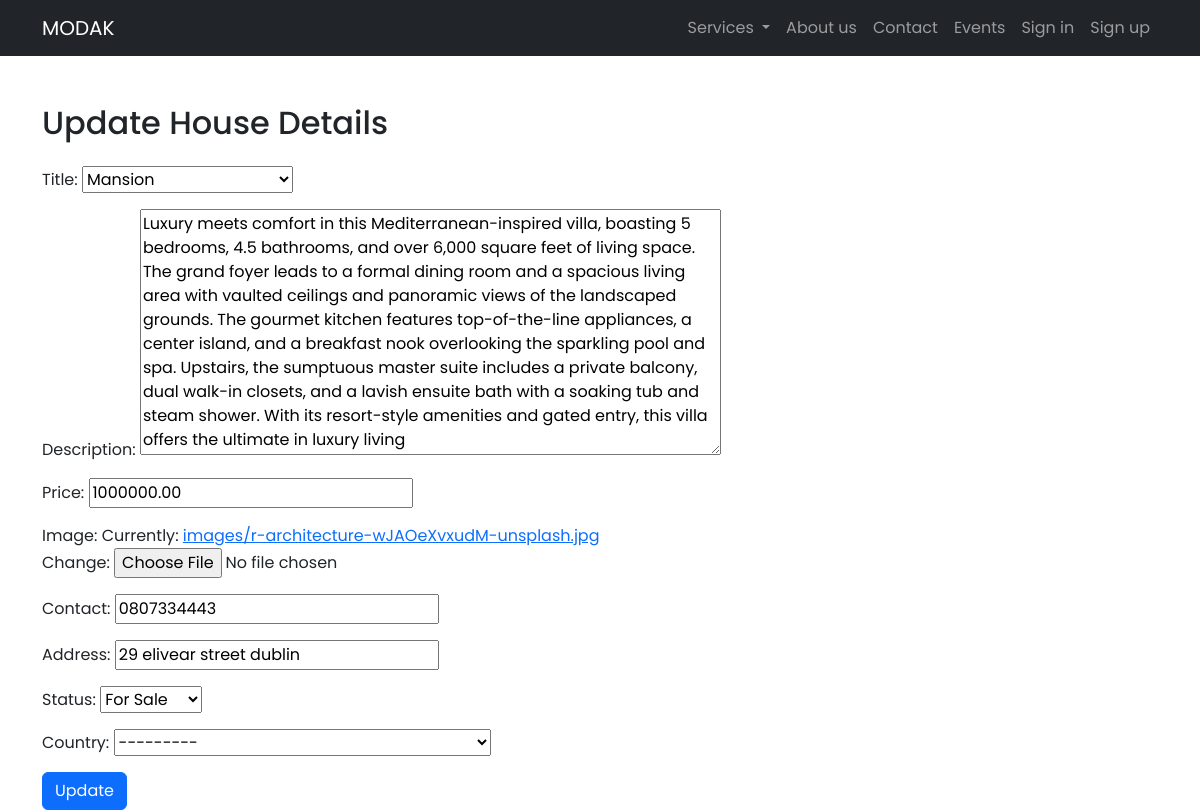
The app's page /update/30/ with its own data.
### listings/models.py (models this page shows, shortened)
class House(models.Model):
    HOUSE_CHOICES = (
        ('single_family_detached', 'Single-family detached'),
        ('bungalow', 'Bungalow'),
        ('ranch_style', 'Ranch-style'),
        ('cottage', 'Cottage'),
        ('apartment', 'Apartment'),
        ('duplex', 'Duplex'),
        ('triplex', 'Triplex'),
        ('penthouse', 'Penthouse'),
        ('terrace_house', 'Terrace House'),
        ('studio_apartment', 'Studio Apartment'),
        ('semi_detached', 'Semi-detached'),
        ('mansion', 'Mansion'),
    )
    STATUS_CHOICES = (
        ('rent', 'For Rent'),
        ('sale', 'For Sale'),
    )
    title = models.CharField(max_length=100, choices=HOUSE_CHOICES)
    description = models.TextField()
    price = models.DecimalField(max_digits=10, decimal_places=2)
    contact = models.CharField(max_length=100)
    address = models.CharField(max_length=255)
    status = models.CharField(max_length=10, choices=STATUS_CHOICES)
    image = models.ImageField(upload_to='images/')
    image_url = models.URLField(blank=True)  # I added this Field to store the URL of the image in S3
    user = models.ForeignKey(User, on_delete=models.CASCADE)
    country = CountryField(default='Ireland')

### listings/views.py (the view)
# urls.py: path('update/<int:house_id>/', views.update_house, name='update_house'),
def update_house(request, house_id):
    house = get_object_or_404(House, pk=house_id)
    if request.method == 'POST':
        form = HouseForm(request.POST, request.FILES, instance=house)
        if form.is_valid():
            form.save()
            return redirect('homepage')  # Redirect to homepage after successful update
    else:
        form = HouseForm(instance=house)
    return render(request, 'listings/update_house.html', {'form': form})

### listings/forms.py
class HouseForm(forms.ModelForm):
    country = CountryField().formfield()
    class Meta:
        model = House
        fields = ['title', 'description', 'price','image','contact', 'address', 'status','country']

### templates/listings/update_house.html (shortened to what this page needs)
{% extends 'base.html' %}
{% load static %}
{% block content %}
<div class="container mt-5">
    <h2 class="mb-4">Update House Details</h2>
    <form method="post" enctype="multipart/form-data">
        {{ form.as_p }}
        <button type="submit" class="btn btn-primary">Update</button>
    </form>
</div>
{% endblock %}

### records on screen
House: title "Mansion", description "Luxury meets comfort in this Mediterranean-inspired villa, boasting 5 bedrooms, 4.5 bathrooms, and over 6,000 square feet of living space. The grand foyer leads to a formal dining room and a spacious living area with vaulted ceilings and panoramic views of the landscaped grounds. The gourmet kitchen features top-of-the-line appliances, a center island, and a breakfast nook overlooking the sparkling pool and spa. Upstairs, the sumptuous master suite includes a private balcony, dual walk-in closets, and a lavish ensuite bath with a soaking tub and steam shower. With its resort-style amenities and gated entry, this villa offers the ultimate in luxury living", price "1000000.00", contact "0807334443", address "29 elivear street dublin", status "For Sale", country "---------"
